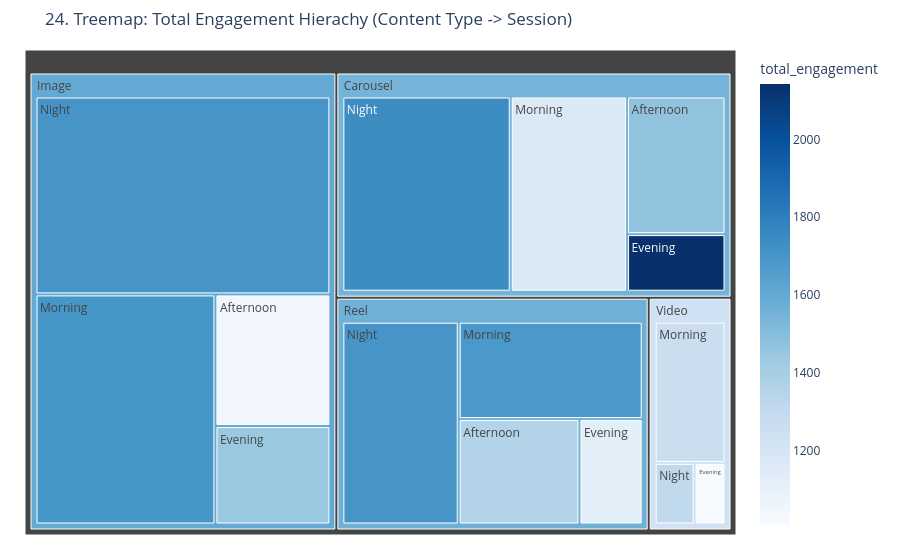
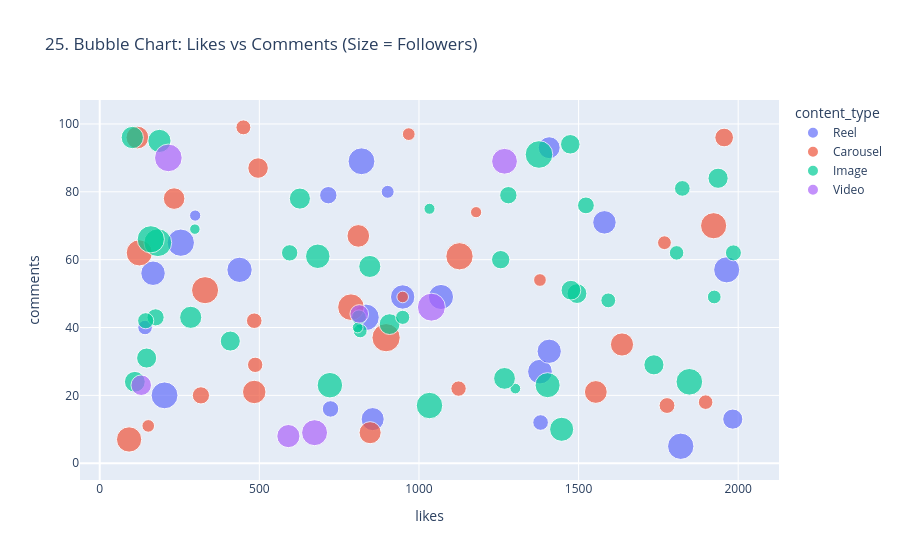

The notebook cell these images were saved under, in order:
### Code cell
# ---------------------------------------------------------
# CHART 24 & 25: Advanced Interactive Plotly Visualizations
# ---------------------------------------------------------

# 24. Treemap of Content Types & Posting Sessions
fig24 = px.treemap(df_engineered, path=['content_type', 'posting_session'], values='total_engagement',
                   title='24. Treemap: Total Engagement Hierachy (Content Type -> Session)',
                   color='total_engagement', color_continuous_scale='Blues')
fig24.update_layout(margin = dict(t=50, l=25, r=25, b=25))
fig24.show()

# 25. Interactive Bubble Chart: Likes vs Comments 
fig25 = px.scatter(df_engineered, x=likes_col, y=comments_col, 
                   size='followers' if 'followers' in df_engineered.columns else 'total_engagement', 
                   color='content_type',
                   hover_data=['posting_day', 'posting_hour'],
                   title='25. Bubble Chart: Likes vs Comments (Size = Followers)',
                   opacity=0.7)
fig25.show()

### Figure 1 — Plotly figure (JSON) as saved in the notebook; plotly's stock layout.template omitted (floating-point values rounded to 4 significant figures)
{"data": [{"branchvalues": "total", "customdata": [[1686.0], [1702.0], [1165.0], [1127.0], [1362.0], [1740.0], [1701.0], [1268.0], [1698.0], [1471.0], [1310.0], [1044.0], [1446.0], [1008.0], [2143.0], [1563.0], [1547.0], [1599.0], [1241.0]], "domain": {"x": [0.0, 1.0], "y": [0.0, 1.0]}, "hovertemplate": "labels=%{label}<br>total_engagement_sum=%{value}<br>parent=%{parent}<br>id=%{id}<br>total_engagement=%{color}<extra></extra>", "ids": ["Reel/Morning", "Reel/Night", "Carousel/Morning", "Reel/Evening", "Reel/Afternoon", "Carousel/Night", "Image/Night", "Video/Morning", "Image/Morning", "Carousel/Afternoon", "Video/Night", "Image/Afternoon", "Image/Evening", "Video/Evening", "Carousel/Evening", "Reel", "Carousel", "Image", "Video"], "labels": ["Morning", "Night", "Morning", "Evening", "Afternoon", "Night", "Night", "Morning", "Morning", "Afternoon", "Night", "Afternoon", "Evening", "Evening", "Evening", "Reel", "Carousel", "Image", "Video"], "marker": {"coloraxis": "coloraxis", "colors": [1686.0, 1702.0, 1165.0, 1127.0, 1362.0, 1740.0, 1701.0, 1268.0, 1698.0, 1471.0, 1310.0, 1044.0, 1446.0, 1008.0, 2143.0, 1563.0, 1547.0, 1599.0, 1241.0]}, "name": "", "parents": ["Reel", "Reel", "Carousel", "Reel", "Reel", "Carousel", "Image", "Video", "Image", "Carousel", "Video", "Image", "Image", "Video", "Carousel", "", "", "", ""], "type": "treemap", "values": [8460.0, 11150.0, 10690.0, 3150.0, 6014.0, 15480.0, 25720.0, 5313.0, 18250.0, 6380.0, 1310.0, 6668.0, 4987.0, 1008.0, 2669.0, 28770.0, 35220.0, 55620.0, 7631.0]}], "layout": {"coloraxis": {"autocolorscale": false, "colorbar": {"title": {"text": "total_engagement"}}, "colorscale": [[0.0, "rgb(247,251,255)"], [0.125, "rgb(222,235,247)"], [0.25, "rgb(198,219,239)"], [0.375, "rgb(158,202,225)"], [0.5, "rgb(107,174,214)"], [0.625, "rgb(66,146,198)"], [0.75, "rgb(33,113,181)"], [0.875, "rgb(8,81,156)"], [1.0, "rgb(8,48,107)"]]}, "legend": {"tracegroupgap": 0}, "margin": {"b": 25, "l": 25, "r": 25, "t": 50}, "title": {"text": "24. Treemap: Total Engagement Hierachy (Content Type -> Session)"}}}

### Figure 2 — Plotly figure (JSON) as saved in the notebook; plotly's stock layout.template omitted (floating-point values rounded to 4 significant figures)
{"data": [{"customdata": [["Thursday", 11], ["Friday", 7], ["Thursday", 23], ["Monday", 18], ["Saturday", 16], ["Saturday", 7], ["Thursday", 2], ["Wednesday", 9], ["Saturday", 23], ["Friday", 4], ["Thursday", 14], ["Friday", 22], ["Friday", 14], ["Sunday", 6], ["Thursday", 16], ["Sunday", 21], ["Tuesday", 1], ["Monday", 10], ["Friday", 6], ["Wednesday", 18], ["Saturday", 19], ["Monday", 16]], "hovertemplate": "content_type=Reel<br>likes=%{x}<br>comments=%{y}<br>followers=%{marker.size}<br>posting_day=%{customdata[0]}<br>posting_hour=%{customdata[1]}<extra></extra>", "legendgroup": "Reel", "marker": {"color": "#636efa", "opacity": 0.7, "size": [44282, 7708, 16694, 36880, 44224, 41980, 37409, 39393, 10299, 24956, 32696, 36195, 14984, 29442, 38719, 43258, 33865, 45806, 42641, 36480, 18575, 12970], "sizemode": "area", "sizeref": 122.6, "symbol": "circle"}, "mode": "markers", "name": "Reel", "orientation": "v", "showlegend": true, "type": "scatter", "x": [203, 299, 723, 167, 820, 1964, 1379, 438, 902, 1983, 855, 1408, 1381, 1408, 1069, 834, 1581, 254, 1820, 949, 716, 142], "xaxis": "x", "y": [20, 73, 16, 56, 89, 57, 27, 57, 80, 13, 13, 33, 12, 93, 49, 43, 71, 65, 5, 49, 79, 40], "yaxis": "y"}, {"customdata": [["Monday", 10], ["Tuesday", 2], ["Thursday", 0], ["Thursday", 8], ["Tuesday", 7], ["Saturday", 15], ["Sunday", 11], ["Thursday", 7], ["Monday", 21], ["Tuesday", 0], ["Friday", 4], ["Sunday", 13], ["Monday", 0], ["Saturday", 4], ["Thursday", 6], ["Thursday", 8], ["Saturday", 12], ["Wednesday", 4], ["Friday", 22], ["Saturday", 12], ["Sunday", 20], ["Wednesday", 0], ["Tuesday", 19], ["Thursday", 8], ["Monday", 5], ["Saturday", 11], ["Saturday", 23], ["Friday", 14], ["Sunday", 6]], "hovertemplate": "content_type=Carousel<br>likes=%{x}<br>comments=%{y}<br>followers=%{marker.size}<br>posting_day=%{customdata[0]}<br>posting_hour=%{customdata[1]}<extra></extra>", "legendgroup": "Carousel", "marker": {"color": "#EF553B", "opacity": 0.7, "size": [14524, 18224, 45738, 13070, 13666, 9971, 42148, 33734, 9757, 15395, 43356, 9944, 42011, 29917, 14916, 25806, 31838, 7717, 32952, 28570, 31737, 39249, 21438, 31399, 49039, 8300, 11722, 44986, 14503], "sizemode": "area", "sizeref": 122.6, "symbol": "circle"}, "mode": "markers", "name": "Carousel", "orientation": "v", "showlegend": true, "type": "scatter", "x": [487, 317, 1127, 1898, 450, 968, 124, 484, 152, 1777, 787, 1379, 1923, 847, 484, 496, 1554, 1179, 1636, 233, 118, 92, 1956, 810, 897, 949, 1769, 330, 1124], "xaxis": "x", "y": [29, 20, 61, 18, 99, 97, 62, 21, 11, 17, 46, 54, 70, 9, 42, 87, 21, 74, 35, 78, 96, 7, 96, 67, 37, 49, 65, 51, 22], "yaxis": "y"}, {"customdata": [["Monday", 4], ["Tuesday", 8], ["Thursday", 6], ["Friday", 1], ["Sunday", 0], ["Tuesday", 22], ["Wednesday", 22], ["Sunday", 2], ["Saturday", 2], ["Saturday", 2], ["Friday", 13], ["Monday", 14], ["Friday", 18], ["Saturday", 3], ["Wednesday", 12], ["Wednesday", 14], ["Sunday", 10], ["Thursday", 3], ["Tuesday", 6], ["Wednesday", 18], ["Monday", 9], ["Thursday", 12], ["Sunday", 5], ["Monday", 11], ["Monday", 11], ["Sunday", 19], ["Sunday", 22], ["Sunday", 0], ["Thursday", 12], ["Saturday", 2], ["Sunday", 6], ["Tuesday", 7], ["Thursday", 8], ["Friday", 4], ["Monday", 0], ["Saturday", 9], ["Friday", 21], ["Tuesday", 23], ["Monday", 16], ["Thursday", 19], ["Monday", 11], ["Tuesday", 1]], "hovertemplate": "content_type=Image<br>likes=%{x}<br>comments=%{y}<br>followers=%{marker.size}<br>posting_day=%{customdata[0]}<br>posting_hour=%{customdata[1]}<extra></extra>", "legendgroup": "Image", "marker": {"color": "#00cc96", "opacity": 0.7, "size": [30150, 12973, 13577, 11783, 46914, 18490, 6990, 27359, 24097, 24816, 26566, 6759, 7482, 7079, 47460, 29861, 12311, 33071, 23449, 38536, 11645, 43000, 16485, 43565, 30522, 17342, 18087, 15093, 45411, 24846, 20708, 15998, 35678, 15682, 13519, 24694, 29160, 25059, 39911, 26591, 36821, 23922], "sizemode": "area", "sizeref": 122.6, "symbol": "circle"}, "mode": "markers", "name": "Image", "orientation": "v", "showlegend": true, "type": "scatter", "x": [285, 1807, 812, 816, 1376, 1280, 1302, 627, 1495, 147, 908, 298, 1033, 808, 182, 846, 949, 187, 1474, 1403, 1925, 1033, 595, 1847, 102, 1523, 175, 1825, 160, 1736, 1256, 144, 1447, 1985, 1593, 409, 1268, 1937, 721, 110, 683, 1476], "xaxis": "x", "y": [43, 62, 43, 39, 91, 79, 22, 78, 50, 31, 41, 69, 75, 40, 65, 58, 43, 95, 94, 23, 49, 17, 62, 24, 96, 76, 43, 81, 66, 29, 60, 42, 10, 62, 48, 36, 25, 84, 23, 24, 61, 51], "yaxis": "y"}, {"customdata": [["Monday", 6], ["Sunday", 11], ["Monday", 2], ["Saturday", 9], ["Sunday", 19], ["Tuesday", 6], ["Sunday", 8]], "hovertemplate": "content_type=Video<br>likes=%{x}<br>comments=%{y}<br>followers=%{marker.size}<br>posting_day=%{customdata[0]}<br>posting_hour=%{customdata[1]}<extra></extra>", "legendgroup": "Video", "marker": {"color": "#ab63fa", "opacity": 0.7, "size": [48082, 41368, 21241, 46949, 32965, 25908, 40822], "sizemode": "area", "sizeref": 122.6, "symbol": "circle"}, "mode": "markers", "name": "Video", "orientation": "v", "showlegend": true, "type": "scatter", "x": [1039, 673, 813, 215, 591, 130, 1268], "xaxis": "x", "y": [46, 9, 44, 90, 8, 23, 89], "yaxis": "y"}], "layout": {"legend": {"itemsizing": "constant", "title": {"text": "content_type"}, "tracegroupgap": 0}, "title": {"text": "25. Bubble Chart: Likes vs Comments (Size = Followers)"}, "xaxis": {"anchor": "y", "domain": [0.0, 1.0], "title": {"text": "likes"}}, "yaxis": {"anchor": "x", "domain": [0.0, 1.0], "title": {"text": "comments"}}}}
